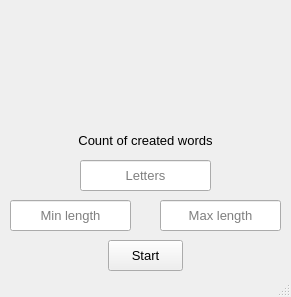
<?xml version="1.0" encoding="UTF-8"?>
<ui version="4.0">
 <class>MainWindow</class>
 <widget class="QMainWindow" name="MainWindow">
  <property name="geometry">
   <rect>
    <x>0</x>
    <y>0</y>
    <width>291</width>
    <height>297</height>
   </rect>
  </property>
  <property name="font">
   <font>
    <family>Arial</family>
    <pointsize>10</pointsize>
   </font>
  </property>
  <property name="windowTitle">
   <string>Alfabu - ZBGG &amp; FA</string>
  </property>
  <widget class="QWidget" name="centralwidget">
   <widget class="QLabel" name="label">
    <property name="geometry">
     <rect>
      <x>50</x>
      <y>10</y>
      <width>191</width>
      <height>71</height>
     </rect>
    </property>
    <property name="text">
     <string/>
    </property>
   </widget>
   <widget class="QPushButton" name="pushButton">
    <property name="geometry">
     <rect>
      <x>108</x>
      <y>240</y>
      <width>75</width>
      <height>31</height>
     </rect>
    </property>
    <property name="text">
     <string>Start</string>
    </property>
   </widget>
   <widget class="QLineEdit" name="lineEdit">
    <property name="geometry">
     <rect>
      <x>80</x>
      <y>160</y>
      <width>131</width>
      <height>31</height>
     </rect>
    </property>
    <property name="alignment">
     <set>Qt::AlignCenter</set>
    </property>
    <property name="placeholderText">
     <string>Letters</string>
    </property>
   </widget>
   <widget class="QLineEdit" name="lineEdit_2">
    <property name="geometry">
     <rect>
      <x>10</x>
      <y>200</y>
      <width>121</width>
      <height>31</height>
     </rect>
    </property>
    <property name="alignment">
     <set>Qt::AlignCenter</set>
    </property>
    <property name="placeholderText">
     <string>Min length</string>
    </property>
   </widget>
   <widget class="QLineEdit" name="lineEdit_3">
    <property name="geometry">
     <rect>
      <x>160</x>
      <y>200</y>
      <width>121</width>
      <height>31</height>
     </rect>
    </property>
    <property name="alignment">
     <set>Qt::AlignCenter</set>
    </property>
    <property name="placeholderText">
     <string>Max length</string>
    </property>
   </widget>
   <widget class="QLabel" name="label_2">
    <property name="geometry">
     <rect>
      <x>0</x>
      <y>130</y>
      <width>291</width>
      <height>20</height>
     </rect>
    </property>
    <property name="text">
     <string>Count of created words</string>
    </property>
    <property name="alignment">
     <set>Qt::AlignCenter</set>
    </property>
   </widget>
  </widget>
  <widget class="QStatusBar" name="statusbar"/>
 </widget>
 <resources/>
 <connections/>
</ui>
